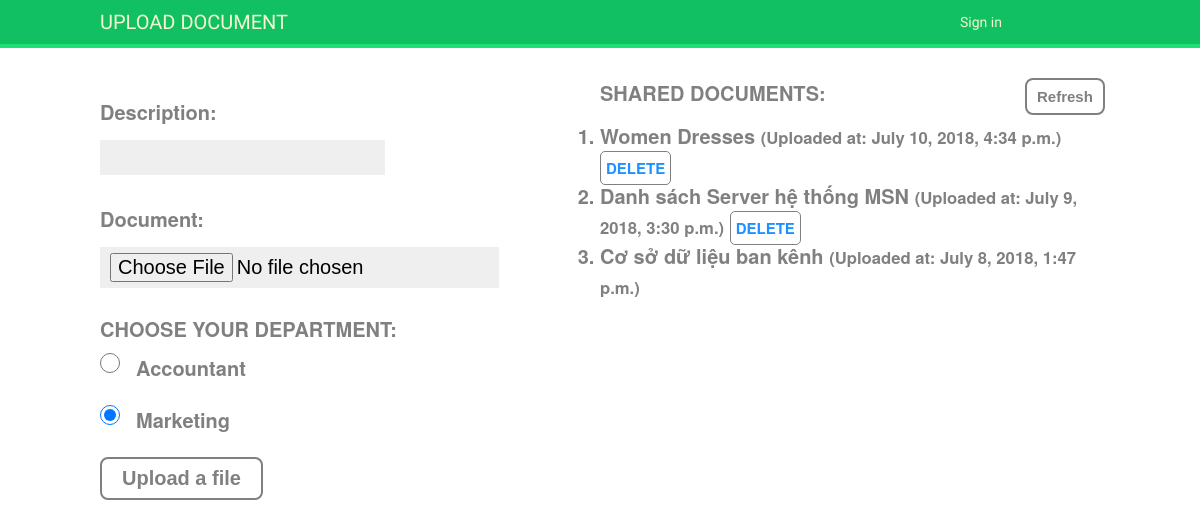
The app's page /, older data.
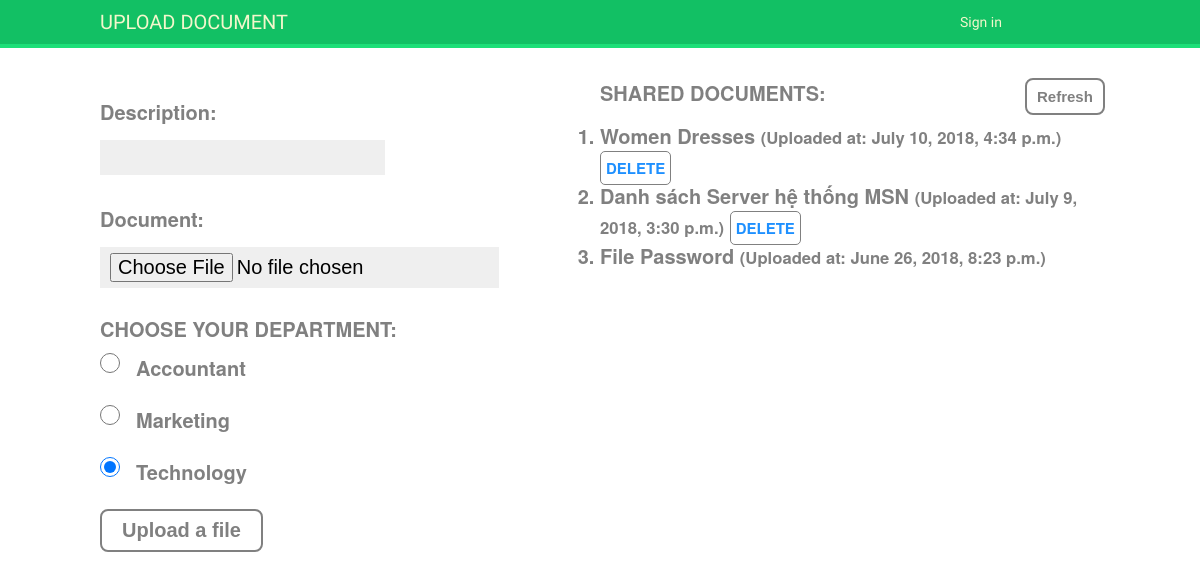
The same page, newer data.
### core/models.py (models this page shows, shortened)
class Department(models.Model):
    department = models.CharField(max_length=50)
    available = models.BooleanField(default=True)

class Document(models.Model):
    description = models.CharField(max_length=255, blank=True)
    document = models.FileField(upload_to=get_upload_to)
    uploaded_at = models.DateTimeField(auto_now_add=True)
    updated = models.DateTimeField(auto_now=True)
    ipaddr_and_date = models.CharField(max_length=30, blank=True)
    def get_ip_of_document(self):
        return self.ipaddr_and_date.rsplit('_', 1)[0]
    class Meta:
        ordering = ('-uploaded_at',)

### core/views.py (the view)
# urls.py: 2. Add a URL to urlpatterns:  path('', views.home, name='home')
def home(request):
    user = Person.objects.get(username='teacher')
    documents = user.documents.all()
    dpts = Department.objects.filter(available=True)
    ip = get_client_ip(request)
    if request.method == 'POST':
        form = DocumentForm(request.POST, request.FILES)
        if form.is_valid():
            ip = get_client_ip(request)
            date = str(datetime.datetime.today().year) + str(datetime.datetime.today().month) + str(datetime.datetime.today().day)
            ip_and_date = ip + "_" + date
            document = Document
            try:
                document = Document.objects.get(ipaddr_and_date=ip_and_date)
            except:
                document = None
            if document != None:
                document.description = form.instance.description
                document.document = form.instance.document
                document.department = 'marketing/'
                document.ipaddr_and_date = ip_and_date
                document.updated = datetime.datetime.now()
                document.save()
            else:
                new_form = form.save(commit=False)
                new_form.ipaddr_and_date = ip_and_date
                new_form.department =request.POST.get('department')
                new_form.save()
            return redirect('home')
    else:
        form = DocumentForm()
    return render(request, 'core/home.html', {'documents': documents,
                                              'ip': ip,
                                              'departments': dpts,
                                              'form': form})

### core/forms.py
class DocumentForm(forms.ModelForm):
    class Meta:
        model = Document
        fields = ('description', 'document',)

### core/views.py (called while the page is built, shortened)
def get_client_ip(request):
    remote_address = request.META.get('REMOTE_ADDR')
    ip = remote_address
    x_forwarded_for = request.META.get('HTTP_X_FORWARDED_FOR')
    return ip

### core/templates/core/home.html (shortened to what this page needs)
{% extends 'base.html' %}
{% block content %}
    <div class="upload">
        <div class="upload-btn-wrapper">
            <form method="post" enctype="multipart/form-data">
                {{ form.as_p }}
                <label>CHOOSE YOUR DEPARTMENT:</label>
                {% for dpt in departments %}
                    <input type="radio" name="department" class="option-input radio" checked="checked" value="{{ dpt.department }}">
                    <div class="department-name">  {{ dpt.department }}</div><br>
                {% endfor %}
                <button class="btn" type="submit">Upload a file</button>
            </form>
        </div>
    </div>
    <div class="share">
         <div class="upload"><label>SHARED DOCUMENTS:</label></div>
        <div class="refresh"><button class="refresh-btn">Refresh</button></div>
        <br>
        <ol class="document-shared">
            {% for obj in documents %}
                <li class="{{ obj.id }}">
                    <a href="{{ obj.document.url }}">{{ obj.description }}</a>
                    <small>(Uploaded at: {{ obj.uploaded_at }})</small>
                        {% if obj.get_ip_of_document == ip %}
                            <a href="#" data-id="{{ obj.id }}" data-action="delete" class="delete-document">DELETE</a>
                        {% endif %}
                </li>
            {% endfor %}
        </ol>
    </div>
{% endblock %}

Row changes from the older to the newer data that the page shows:
no longer on this page (row unchanged): Document: description "Cơ sở dữ liệu ban kênh", uploaded_at "July 8, 2018, 1:47 p.m."
computed for Department "Marketing": department "☑" → "☐"
added Department: department "Technology"
now on this page (row unchanged): Document: description "File Password", uploaded_at "June 26, 2018, 8:23 p.m."
